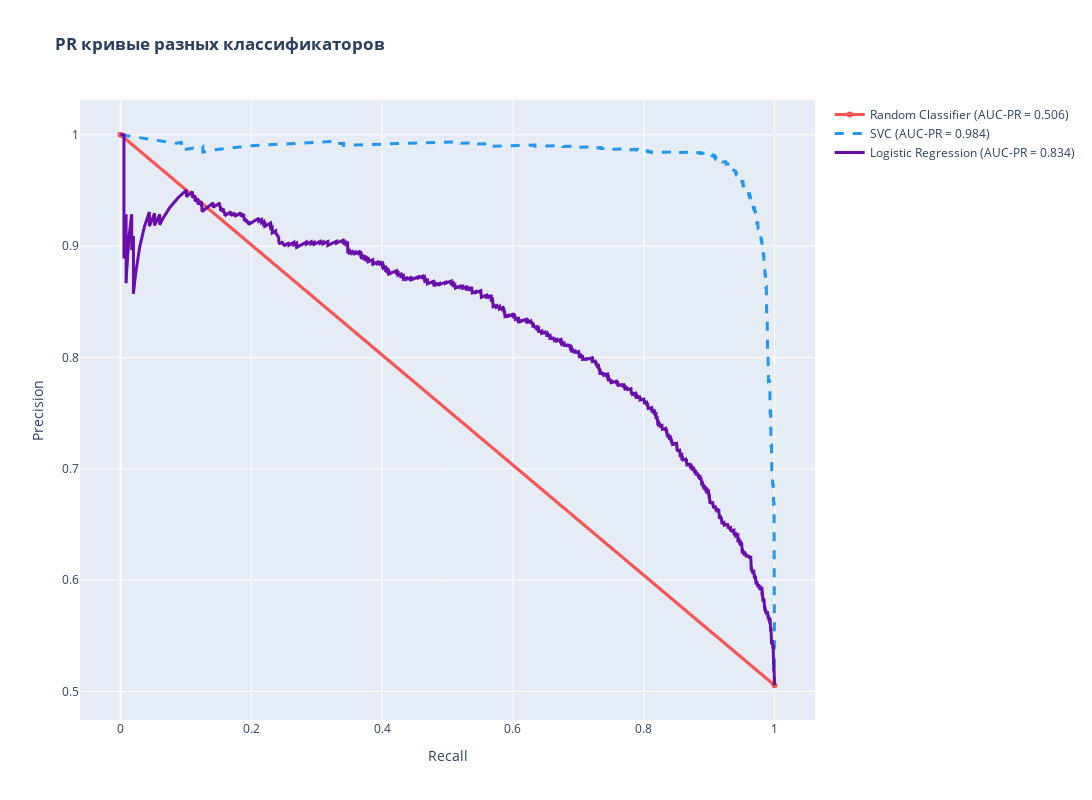

Notebook code cell kept with this figure:
### Code cell
fig = go.Figure()

pr1, rec1, _ = precision_recall_curve(y_test, y_random)
as1 = average_precision_score(y_test, y_random)
fig.add_trace(go.Scatter(x=rec1, y=pr1, 
                         name=f'Random Classifier (AUC-PR = {as1:.3f})',
                         line=dict(color='#FF5252', width=3)))


pr2, rec2, _ = precision_recall_curve(y_test, y_test_pred_svc)
as2 = average_precision_score(y_test, y_test_pred_svc)
fig.add_trace(go.Scatter(x=rec2, y=pr2,
                         name=f'SVC (AUC-PR = {as2:.3f})',
                         line=dict(color='#2196F3', width=3, dash='dash')))


pr3, rec3, _ = precision_recall_curve(y_test, y_test_pred_logreg)
as3 = average_precision_score(y_test, y_test_pred_logreg)
fig.add_trace(go.Scatter(x=rec3, y=pr3,
                         name=f'Logistic Regression (AUC-PR = {as3:.3f})',
                         line=dict(color='#6A0DAD', width=3)))

fig.update_layout(
    title='<b>PR кривые разных классификаторов</b>',
    xaxis_title='Recall',
    yaxis_title='Precision',
    width=1200,
    height=800
)

fig.show()

### Figure 1 — Plotly figure (JSON) as saved in the notebook; plotly's stock layout.template omitted (floating-point values rounded to 4 significant figures; data arrays with more than 128 entries replaced by an {"elided": "..."} marker saying what was removed)
{"data": [{"line": {"color": "#FF5252", "width": 3}, "name": "Random Classifier (AUC-PR = 0.506)", "type": "scatter", "x": [1, 0], "y": [0.5057, 1]}, {"line": {"color": "#2196F3", "dash": "dash", "width": 3}, "name": "SVC (AUC-PR = 0.984)", "type": "scatter", "x": {"elided": "2687 float values"}, "y": {"elided": "2687 float values"}}, {"line": {"color": "#6A0DAD", "width": 3}, "name": "Logistic Regression (AUC-PR = 0.834)", "type": "scatter", "x": {"elided": "3001 float values"}, "y": {"elided": "3001 float values"}}], "layout": {"height": 800, "title": {"text": "<b>PR кривые разных классификаторов</b>"}, "width": 1200, "xaxis": {"title": {"text": "Recall"}}, "yaxis": {"title": {"text": "Precision"}}}}
